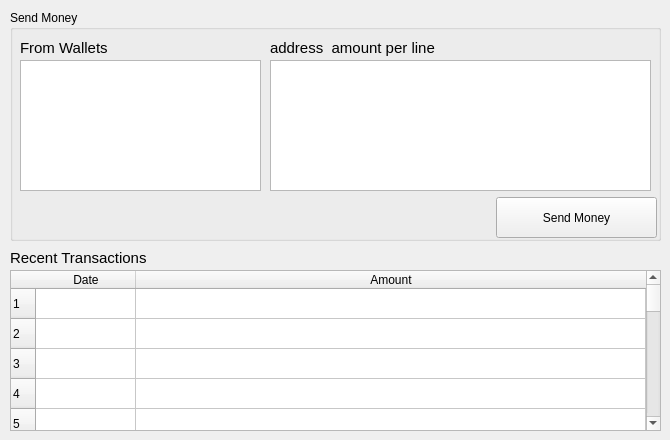
    <widget class="QWidget" name="tab_txs">
     <attribute name="title">
      <string>Transactions</string>
     </attribute>
     <widget class="QGroupBox" name="groupBox">
      <property name="geometry">
       <rect>
        <x>10</x>
        <y>10</y>
        <width>651</width>
        <height>231</height>
       </rect>
      </property>
      <property name="title">
       <string>Send Money</string>
      </property>
      <widget class="QListWidget" name="lst_wallets">
       <property name="geometry">
        <rect>
         <x>10</x>
         <y>50</y>
         <width>241</width>
         <height>131</height>
        </rect>
       </property>
       <property name="focusPolicy">
        <enum>Qt::NoFocus</enum>
       </property>
       <property name="selectionMode">
        <enum>QAbstractItemView::SingleSelection</enum>
       </property>
       <property name="wordWrap">
        <bool>true</bool>
       </property>
       <property name="sortingEnabled">
        <bool>true</bool>
       </property>
      </widget>
      <widget class="QLabel" name="label_7">
       <property name="geometry">
        <rect>
         <x>10</x>
         <y>30</y>
         <width>241</width>
         <height>16</height>
        </rect>
       </property>
       <property name="font">
        <font>
         <pointsize>11</pointsize>
        </font>
       </property>
       <property name="text">
        <string>From Wallets</string>
       </property>
      </widget>
      <widget class="QLabel" name="label_8">
       <property name="geometry">
        <rect>
         <x>260</x>
         <y>30</y>
         <width>241</width>
         <height>16</height>
        </rect>
       </property>
       <property name="font">
        <font>
         <pointsize>11</pointsize>
        </font>
       </property>
       <property name="text">
        <string>address  amount per line</string>
       </property>
      </widget>
      <widget class="QPlainTextEdit" name="txt_recepts">
       <property name="geometry">
        <rect>
         <x>260</x>
         <y>50</y>
         <width>381</width>
         <height>131</height>
        </rect>
       </property>
       <property name="plainText">
        <string/>
       </property>
       <property name="placeholderText">
        <string/>
       </property>
      </widget>
      <widget class="QPushButton" name="btn_send_money">
       <property name="geometry">
        <rect>
         <x>486</x>
         <y>187</y>
         <width>161</width>
         <height>41</height>
        </rect>
       </property>
       <property name="text">
        <string>Send Money</string>
       </property>
      </widget>
     </widget>
     <widget class="QTableWidget" name="tbl_tx_hist">
      <property name="geometry">
       <rect>
        <x>10</x>
        <y>270</y>
        <width>651</width>
        <height>161</height>
       </rect>
      </property>
      <property name="editTriggers">
       <set>QAbstractItemView::NoEditTriggers</set>
      </property>
      <property name="rowCount">
       <number>100</number>
      </property>
      <attribute name="horizontalHeaderStretchLastSection">
       <bool>true</bool>
      </attribute>
      <row/>
      <row/>
      <row/>
      <row/>
      <row/>
      <row/>
      <row/>
      <row/>
      <row/>
      <row/>
      <row/>
      <row/>
      <row/>
      <row/>
      <row/>
      <row/>
      <row/>
      <row/>
      <row/>
      <row/>
      <row/>
      <row/>
      <row/>
      <row/>
      <row/>
      <row/>
      <row/>
      <row/>
      <row/>
      <row/>
      <row/>
      <row/>
      <row/>
      <row/>
      <row/>
      <row/>
      <row/>
      <row/>
      <row/>
      <row/>
      <row/>
      <row/>
      <row/>
      <row/>
      <row/>
      <row/>
      <row/>
      <row/>
      <row/>
      <row/>
      <row/>
      <row/>
      <row/>
      <row/>
      <row/>
      <row/>
      <row/>
      <row/>
      <row/>
      <row/>
      <row/>
      <row/>
      <row/>
      <row/>
      <row/>
      <row/>
      <row/>
      <row/>
      <row/>
      <row/>
      <row/>
      <row/>
      <row/>
      <row/>
      <row/>
      <row/>
      <row/>
      <row/>
      <row/>
      <row/>
      <row/>
      <row/>
      <row/>
      <row/>
      <row/>
      <row/>
      <row/>
      <row/>
      <row/>
      <row/>
      <row/>
      <row/>
      <row/>
      <row/>
      <row/>
      <row/>
      <row/>
      <row/>
      <row/>
      <row/>
      <column>
       <property name="text">
        <string>Date</string>
       </property>
      </column>
      <column>
       <property name="text">
        <string>Amount</string>
       </property>
      </column>
     </widget>
     <widget class="QLabel" name="label_9">
      <property name="geometry">
       <rect>
        <x>10</x>
        <y>250</y>
        <width>241</width>
        <height>16</height>
       </rect>
      </property>
      <property name="font">
       <font>
        <pointsize>11</pointsize>
       </font>
      </property>
      <property name="text">
       <string>Recent Transactions</string>
      </property>
     </widget>
    </widget>
